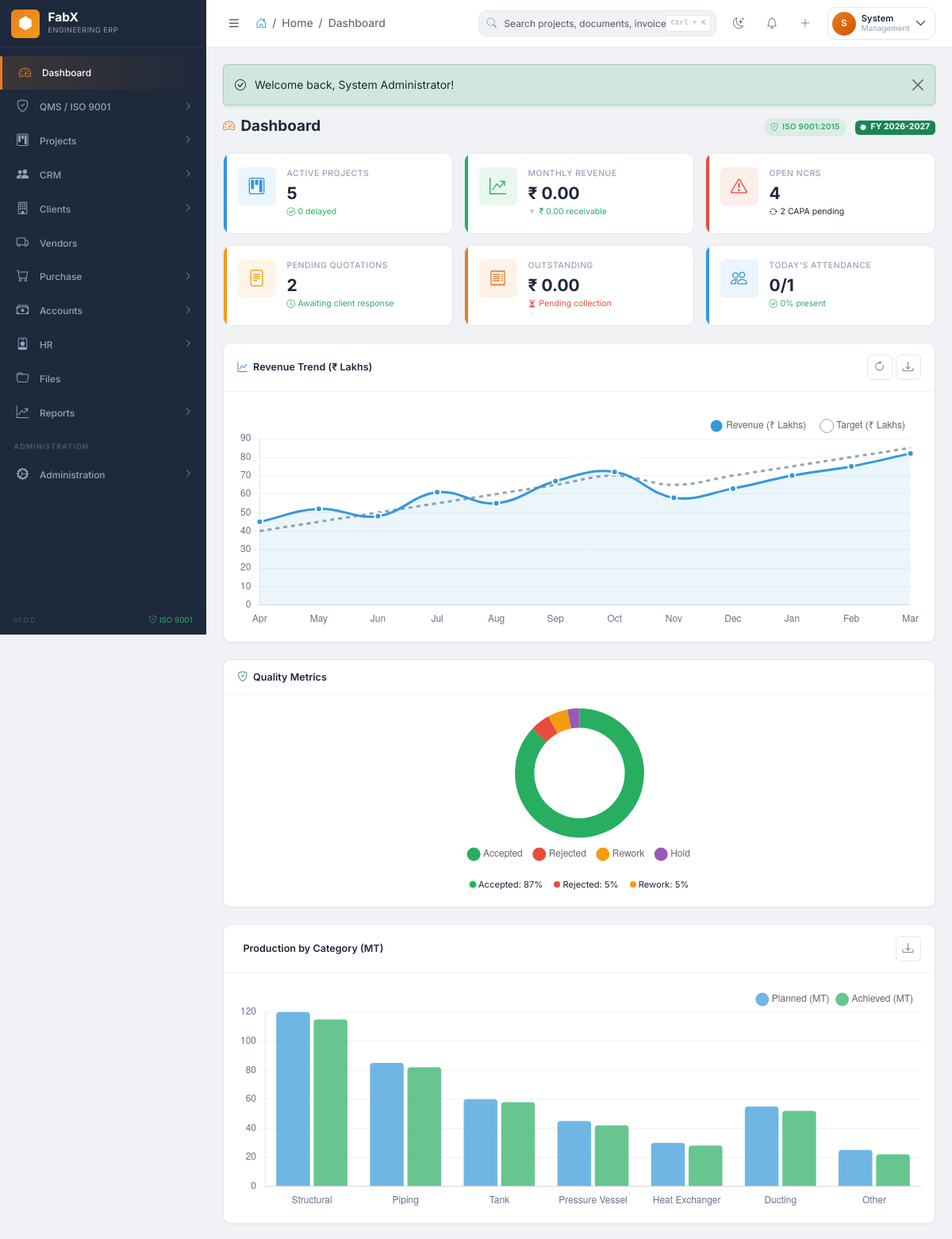
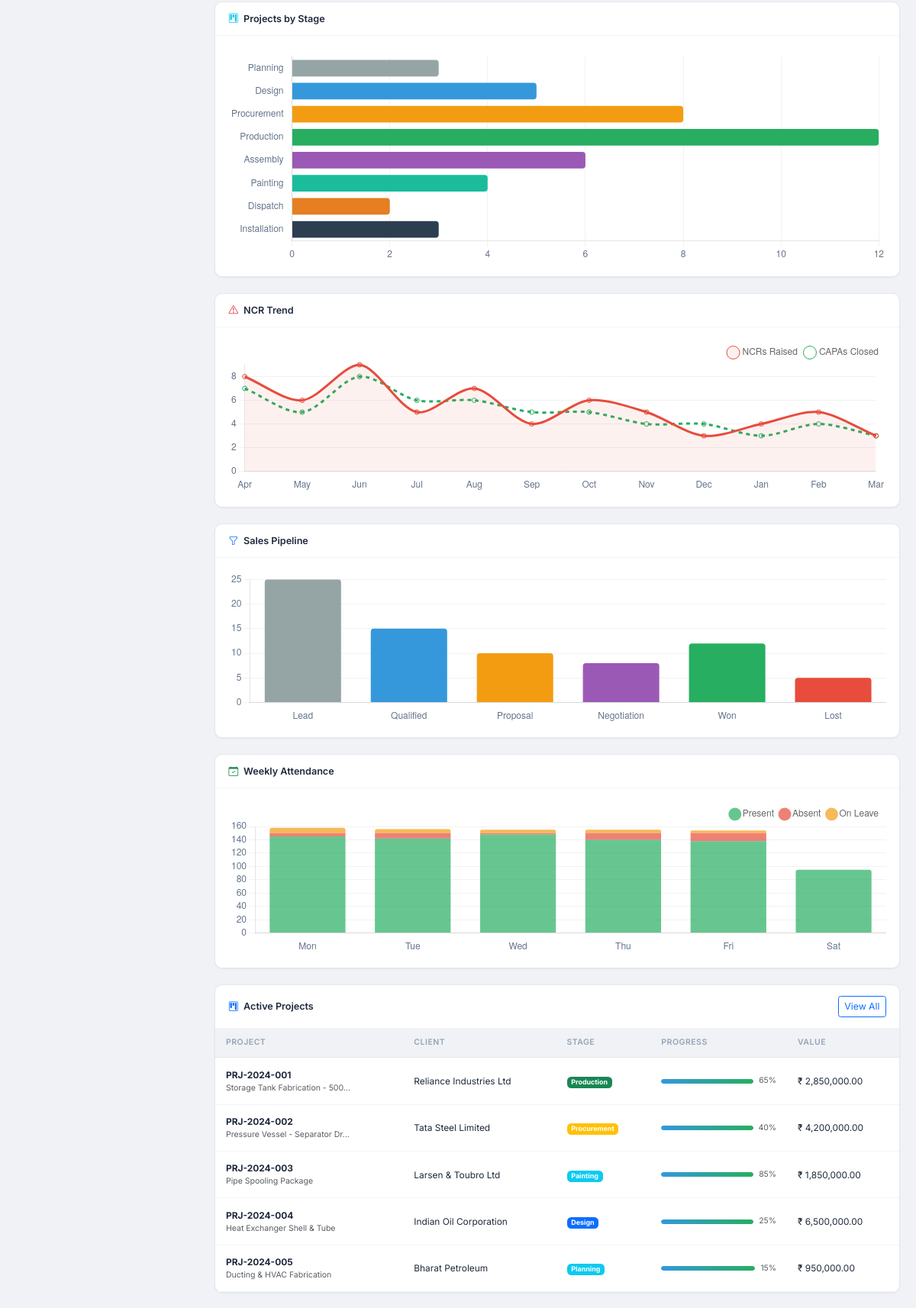
Screenshot of /dashboard (signed in, upper part) with the database file from the repository (2 pictures, top to bottom).
### tables this page shows
CREATE TABLE fabx_projects (
    id INT AUTO_INCREMENT PRIMARY KEY,
    project_code VARCHAR(50) NOT NULL UNIQUE,
    project_name VARCHAR(255) NOT NULL,
    client_id INT NOT NULL,
    description TEXT,
    project_type ENUM('fabrication','erection','both','maintenance','retrofit') NOT NULL,
    contract_value DECIMAL(15,2),
    currency ENUM('INR','USD','EUR') DEFAULT 'INR',
    start_date DATE,
    target_end_date DATE,
    actual_end_date DATE,
    project_manager_id INT,
    site_location VARCHAR(255),
    po_number VARCHAR(100),
    po_date DATE,
    po_value DECIMAL(15,2),
    advance_received DECIMAL(15,2) DEFAULT 0,
    total_billed DECIMAL(15,2) DEFAULT 0,
    total_received DECIMAL(15,2) DEFAULT 0,
    progress_percentage DECIMAL(5,2) DEFAULT 0,
    priority ENUM('low','medium','high','critical') DEFAULT 'medium',
    current_stage ENUM('planning','design','procurement','production','assembly','painting','dispatch','installation','completed','on_hold','cancelled') DEFAULT 'planning',
    status ENUM('active','completed','on_hold','cancelled','delayed') DEFAULT 'active',
    delay_reason TEXT,
    remarks TEXT,
    attachments JSON,
    created_by INT,
    created_at TIMESTAMP DEFAULT CURRENT_TIMESTAMP,
    updated_at TIMESTAMP DEFAULT CURRENT_TIMESTAMP ON UPDATE CURRENT_TIMESTAMP,
    FOREIGN KEY (client_id) REFERENCES fabx_clients(id),
    FOREIGN KEY (project_manager_id) REFERENCES fabx_users(id),
    FOREIGN KEY (created_by) REFERENCES fabx_users(id),
    INDEX idx_project_code (project_code),
    INDEX idx_client (client_id),
    INDEX idx_status (status),
    INDEX idx_stage (current_stage)
);

CREATE TABLE fabx_clients (
    id INT AUTO_INCREMENT PRIMARY KEY,
    client_code VARCHAR(50) NOT NULL UNIQUE,
    company_name VARCHAR(255) NOT NULL,
    contact_person VARCHAR(255),
    email VARCHAR(255),
    phone VARCHAR(20),
    alt_phone VARCHAR(20),
    address TEXT,
    city VARCHAR(100),
    state VARCHAR(100),
    country VARCHAR(100) DEFAULT 'India',
    pincode VARCHAR(20),
    gstin VARCHAR(20),
    pan VARCHAR(20),
    website VARCHAR(255),
    industry VARCHAR(100),
    credit_limit DECIMAL(15,2) DEFAULT 0,
    credit_days INT DEFAULT 30,
    payment_terms VARCHAR(255),
    client_type ENUM('direct','dealer','government','export','other') DEFAULT 'direct',
    status ENUM('active','inactive','blacklisted') DEFAULT 'active',
    portal_access TINYINT(1) DEFAULT 0,
    portal_email VARCHAR(255),
    portal_password VARCHAR(255),
    created_by INT,
    created_at TIMESTAMP DEFAULT CURRENT_TIMESTAMP,
    updated_at TIMESTAMP DEFAULT CURRENT_TIMESTAMP ON UPDATE CURRENT_TIMESTAMP,
    FOREIGN KEY (created_by) REFERENCES fabx_users(id),
    INDEX idx_client_code (client_code),
    INDEX idx_company (company_name),
    INDEX idx_status (status)
);

### modules/dashboard/views/index.php (the view, shortened to what the rows shown need)
<div class="page-header">
    <h1 class="page-title">
        <i class="bi bi-speedometer2"></i>
        Dashboard
    </h1>
</div>
<div class="dashboard-row">
    <div class="fx-card">
        <div class="fx-card-body p-0">
            <div class="table-responsive-fx">
                <table class="fx-table mb-0">
                    <thead>
                        <tr>
                            <th>Project</th>
                            <th>Client</th>
                            <th>Stage</th>
                            <th>Progress</th>
                            <th>Value</th>
                        </tr>
                    </thead>
                    <tbody>
                        <?php if (!empty($recent_projects)): ?>
                            <?php foreach ($recent_projects as $project): ?>
                                <tr>
                                    <td>
                                        <strong><?= e($project['project_code']) ?></strong>
                                        <div class="text-muted" style="font-size: 0.75rem;"><?= e(truncate($project['project_name'], 30)) ?></div>
                                    </td>
                                    <td><?= e($project['client_name'] ?? '-') ?></td>
                                    <td><?= status_badge($project['current_stage'] ?? 'planning') ?></td>
                                    <td>
                                        <div class="d-flex align-items-center gap-2">
                                            <div class="progress-fx flex-grow-1" style="width: 80px;">
                                                <div class="progress-fx-bar" style="width: <?= $project['progress_percentage'] ?? 0 ?>"></div>
                                            </div>
                                            <small class="text-muted"><?= round($project['progress_percentage'] ?? 0) ?>%</small>
                                        </div>
                                    </td>
                                    <td><?= format_currency($project['contract_value'] ?? 0) ?></td>
                                </tr>
                            <?php endforeach; ?>
                        <?php else: ?>
                            <tr>
                                <td colspan="5" class="text-center text-muted py-4">No active projects</td>
                            </tr>
                        <?php endif; ?>
                    </tbody>
                </table>
            </div>
        </div>
    </div>
</div>
<script>
// Export chart as image
function exportChart(canvasId) {
    const canvas = document.getElementById(canvasId);
    if (canvas) {
        const link = document.createElement('a');
        link.download = canvasId + '_<?= date('Y-m-d') ?>.png';
        link.href = canvas.toDataURL('image/png');
        link.click();
    }
}
</script>

### includes/functions.php (shortened to what the rows shown need)
<?php
function format_currency(?float $amount, bool $symbol = true): string {
    $formatted = number_format($amount, 2);
    return $symbol ? '₹ ' . $formatted : $formatted;
}
function truncate(string $text, int $length = 100, string $suffix = '...'): string {
    if (strlen($text) <= $length) return $text;
    return substr($text, 0, $length) . $suffix;
}
function status_badge(string $status): string {
    $badges = [
        'active' => 'success',
        'inactive' => 'secondary',
        'pending' => 'warning',
        'approved' => 'success',
        'rejected' => 'danger',
        'completed' => 'success',
        'in_progress' => 'primary',
        'on_hold' => 'warning',
        'cancelled' => 'danger',
        'delayed' => 'danger',
        'open' => 'info',
        'closed' => 'secondary',
        'draft' => 'light',
        'submitted' => 'primary',
        'under_review' => 'warning',
        'planning' => 'info',
        'design' => 'primary',
        'procurement' => 'warning',
        'production' => 'success',
        'assembly' => 'primary',
        'painting' => 'info',
        'dispatch' => 'warning',
        'installation' => 'primary',
        'paid' => 'success',
        'unpaid' => 'danger',
        'partial' => 'warning',
        'overdue' => 'danger',
    ];
    $class = $badges[strtolower($status)] ?? 'secondary';
    $label = ucwords(str_replace('_', ' ', $status));
    return '<span class="badge bg-' . $class . '">' . $label . '</span>';
}

### rows the page displays
fabx_projects: project_code "PRJ-2024-001", project_name "Storage Tank Fabrication - 500...", client.company_name "Reliance Industries Ltd", current_stage "Production", progress_percentage "65", contract_value "₹ 2,850,000.00"
fabx_projects: project_code "PRJ-2024-002", project_name "Pressure Vessel - Separator Dr...", client.company_name "Tata Steel Limited", current_stage "Procurement", progress_percentage "40", contract_value "₹ 4,200,000.00"
fabx_projects: project_code "PRJ-2024-003", project_name "Pipe Spooling Package", client.company_name "Larsen & Toubro Ltd", current_stage "Painting", progress_percentage "85", contract_value "₹ 1,850,000.00"
fabx_projects: project_code "PRJ-2024-004", project_name "Heat Exchanger Shell & Tube", client.company_name "Indian Oil Corporation", current_stage "Design", progress_percentage "25", contract_value "₹ 6,500,000.00"
fabx_projects: project_code "PRJ-2024-005", project_name "Ducting & HVAC Fabrication", client.company_name "Bharat Petroleum", current_stage "Planning", progress_percentage "15", contract_value "₹ 950,000.00"

### other values shown
$item['label'] "Dashboard"
$item['label'] "QMS / ISO 9001"
$item['label'] "Projects"
$item['label'] "CRM"
$item['label'] "Clients"
$item['label'] "Vendors"
$item['label'] "Purchase"
$item['label'] "Accounts"
$item['label'] "HR"
$item['label'] "Files"
$item['label'] "Reports"
$item['label'] "Administration"
APP_VERSION "1.0.0"
$breadcrumb_module "Home"
$breadcrumb_page "Dashboard"
